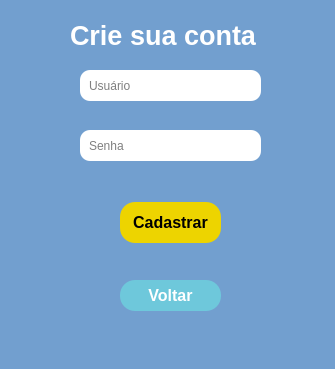
<?xml version="1.0" encoding="UTF-8"?>
<ui version="4.0">
 <class>MainWindow</class>
 <widget class="QMainWindow" name="MainWindow">
  <property name="geometry">
   <rect>
    <x>0</x>
    <y>0</y>
    <width>335</width>
    <height>369</height>
   </rect>
  </property>
  <property name="windowTitle">
   <string>MainWindow</string>
  </property>
  <property name="styleSheet">
   <string notr="true">background-color: rgb(114, 159, 207);</string>
  </property>
  <widget class="QWidget" name="centralwidget">
   <widget class="QLabel" name="label">
    <property name="geometry">
     <rect>
      <x>70</x>
      <y>10</y>
      <width>201</width>
      <height>51</height>
     </rect>
    </property>
    <property name="styleSheet">
     <string notr="true">font-size: 20pt;
color: white;
font-weight: bold;</string>
    </property>
    <property name="text">
     <string>Crie sua conta</string>
    </property>
   </widget>
   <widget class="QPushButton" name="pushButton">
    <property name="geometry">
     <rect>
      <x>120</x>
      <y>202</y>
      <width>101</width>
      <height>41</height>
     </rect>
    </property>
    <property name="font">
     <font>
      <pointsize>12</pointsize>
      <weight>75</weight>
      <bold>true</bold>
     </font>
    </property>
    <property name="styleSheet">
     <string notr="true">background-color: rgb(237, 212, 0);
border-radius: 15px;
</string>
    </property>
    <property name="text">
     <string>Cadastrar</string>
    </property>
   </widget>
   <widget class="QLineEdit" name="lineEdit">
    <property name="geometry">
     <rect>
      <x>80</x>
      <y>70</y>
      <width>181</width>
      <height>31</height>
     </rect>
    </property>
    <property name="styleSheet">
     <string notr="true">border-radius: 10px;
background-color:white;
padding: 4px;
padding-left: 7px;
</string>
    </property>
    <property name="placeholderText">
     <string>Usuário</string>
    </property>
   </widget>
   <widget class="QLineEdit" name="lineEdit_2">
    <property name="geometry">
     <rect>
      <x>80</x>
      <y>130</y>
      <width>181</width>
      <height>31</height>
     </rect>
    </property>
    <property name="styleSheet">
     <string notr="true">border-radius: 10px;
background-color:white;
padding: 4px;
padding-left: 7px;</string>
    </property>
    <property name="placeholderText">
     <string>Senha</string>
    </property>
   </widget>
   <widget class="QLabel" name="label_4">
    <property name="geometry">
     <rect>
      <x>20</x>
      <y>246</y>
      <width>291</width>
      <height>31</height>
     </rect>
    </property>
    <property name="styleSheet">
     <string notr="true">color: rgb(237, 212, 0);;
font-size: 13pt;
font-weight: bold;
</string>
    </property>
    <property name="text">
     <string/>
    </property>
   </widget>
   <widget class="QPushButton" name="pushButton_2">
    <property name="geometry">
     <rect>
      <x>120</x>
      <y>280</y>
      <width>101</width>
      <height>31</height>
     </rect>
    </property>
    <property name="font">
     <font>
      <pointsize>12</pointsize>
      <weight>75</weight>
      <bold>true</bold>
     </font>
    </property>
    <property name="styleSheet">
     <string notr="true">background-color: #6EC8DB;
color:white;
border-radius: 15px;
</string>
    </property>
    <property name="text">
     <string>Voltar</string>
    </property>
   </widget>
   <widget class="QLabel" name="label_5">
    <property name="geometry">
     <rect>
      <x>48</x>
      <y>170</y>
      <width>241</width>
      <height>31</height>
     </rect>
    </property>
    <property name="styleSheet">
     <string notr="true">color: rgb(237, 212, 0);;
font-size: 13pt;
font-weight: bold;
</string>
    </property>
    <property name="text">
     <string/>
    </property>
   </widget>
   <zorder>label</zorder>
   <zorder>pushButton</zorder>
   <zorder>lineEdit</zorder>
   <zorder>lineEdit_2</zorder>
   <zorder>pushButton_2</zorder>
   <zorder>label_5</zorder>
   <zorder>label_4</zorder>
  </widget>
  <widget class="QMenuBar" name="menubar">
   <property name="geometry">
    <rect>
     <x>0</x>
     <y>0</y>
     <width>335</width>
     <height>21</height>
    </rect>
   </property>
  </widget>
  <widget class="QStatusBar" name="statusbar"/>
 </widget>
 <resources/>
 <connections/>
</ui>
